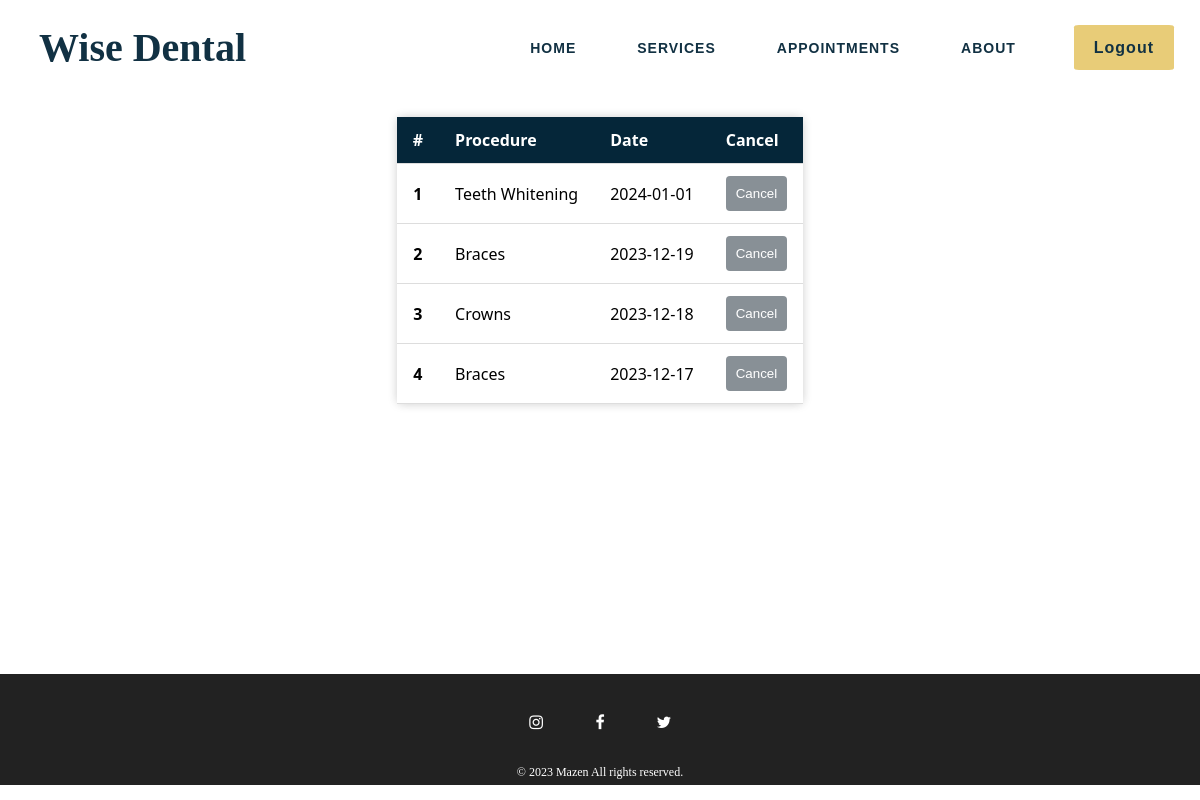
Screenshot of /history (signed in) with the database file from the repository.
### tables this page shows
CREATE TABLE reservations (
        id INTEGER PRIMARY KEY AUTOINCREMENT,
        user_id INTEGER NOT NULL,
        procedure TEXT NOT NULL,
        comment TEXT NOT NULL,
        date_of_appointment TEXT NOT NULL,
        date_of_reserving TEXT NOT NULL
    );

### app.py (the view, shortened to what this page needs)
@app.route("/history", methods=["GET", "POST"])
@login_required
def history():
    conn = sqlite3.connect('website_data.db')
    db = conn.cursor()
    user_id = session["user_id"]
    db.execute("SELECT * FROM reservations WHERE user_id = ?", (user_id,))
    no_appointment = db.fetchone()
    if not no_appointment:
        flash('You have no bookings', 'warning')
        return render_template("history.html", no_booking="none")
    reservations = db.execute("SELECT id, procedure, comment, date_of_appointment FROM reservations WHERE user_id = ?", (user_id,))
    return render_template("history.html", reservations=reservations)

### app.py (called while the page is built)
@app.after_request
def after_request(response):
    response.headers["Cache-Control"] = "no-cache, no-store, must-revalidate"
    response.headers["Expires"] = 0
    response.headers["Pragma"] = "no-cache"
    return response

def check_cancellation(date):
    now = get_time()
    if date[2:4] > now[2:4]:
        return True
    elif date[2:4] == now[2:4]:
        if date[5:7] > now[5:7]:
            return True
        elif date[5:7] == now[5:7]:
            if date[8:10] >= now[8:10]:
                return True
    return False

### helpers.py (called while the page is built)
def login_required(f):
    @wraps(f)
    def decorated_function(*args, **kwargs):
        if session.get("user_id") is None:
            flash('Please login to access this page','warning')
            return redirect("/login")
        return f(*args, **kwargs)
    return decorated_function

def get_time():
    return dt.now().strftime("%Y-%m-%d %H:%M:%S")

### templates/history.html (shortened to what this page needs)
{% extends "layout.html" %}
{% block main %}
    {% if no_booking != "none" %}
        <form class="table_body" style="width: auto;" action="/history" method="post">
            <table>
                <thead>
                <tr>
                    <th scope="col">#</th>
                    <th scope="col">Procedure</th>
                    <th scope="col">Date</th>
                    <th scope="col">Cancel</th>
                </tr>
                </thead>
                <tbody>
                    {% set count = 1 %}
                    {% for reserve in reservations %}
                        <tr>
                            <th scope="row" class="num-row">{{ loop.index }}</th>
                            <td>{{ reserve[1] }}</td>
                            <td>{{ reserve[3] }}</td>
                            {% if check_cancellation(reserve[3]) %}
                                <td><button name="selected_button" value="{{ reserve[3] }}">Cancel</button></td>
                            {% else %}
                                <td><button class="cancel" disabled name="selected_button" value="{{ reserve[3] }}">Cancel</button></td>
                            {% endif %}
                        </tr>
                        {% set count = count + 1 %}
                    {% endfor %}
                </tbody>
        </table>
        </form>
    {% endif %}
{% endblock %}

### templates/layout.html (shortened to what this page needs)
<!DOCTYPE html>
<html lang="en">
<head>
    <link rel="stylesheet" href="{{ url_for('static', filename='styles.css') }}">
    <link rel="stylesheet" href="https://cdnjs.cloudflare.com/ajax/libs/font-awesome/4.7.0/css/font-awesome.min.css">
</head>
<body>
    <header class="custom_header">
        <a href="/" class="wise-dental" style="">Wise Dental</a>
        <nav>
            <ul>
                <li><a href="/" class="tabs">HOME</a></li>
                <li class="dropdown">
                    <a class="tabs">SERVICES</a>
                </li>
                <li class="dropdown">
                    <a class="tabs">APPOINTMENTS</a>
                </li>
                <li class="dropdown">
                    <a class="tabs">ABOUT</a>
                </li>
                {% if session["user_id"] %}
                    <li><a href="/logout" class="login">Logout</a></li>
                {% else %}
                    <li><a href="/login" class="login">Sign-in</a></li>
                {% endif %}
            </ul>
        </nav>
    </header>
    <div class="custom_body">
        <main class="container-fluid py-5 text-center">
            <div>
                {% block main %}{% endblock %}
            </div>
        </main>
        <footer class="footer  mx-auto">
        <a href="#" class="fa fa-instagram fa-10x"></a>
        <a href="#" class="fa fa-facebook"></a>
        <a href="#" class="fa fa-twitter"></a>
        <p style="font-size: 12px; margin-bottom: 5px; margin-top: 0px; color: white;">&copy; 2023 Mazen All rights reserved.</p>
        </footer>
    </div>
</body>
</html>

### static/styles.css (style rules this page uses)
body { margin: 0; }
form { margin-top: 45px; margin-bottom: 20px; background-color: #fff; padding: 30px; border-radius: 8px; box-shadow: 0 0 10px rgba(0, 0, 0, 0.1); width: 450px; text-align: center; }
button { background-color: #38963B; color: #fff; padding: 10px; border: none; border-radius: 4px; cursor: pointer; opacity: 0.8; transition: 0.3s; position: relative; z-index: 1; }
main { flex: 1; }
.wise-dental { font-weight: 700; text-decoration: none; margin-left: 30px; color: #052639; font-family:Playfair Display; font-size: 40px; margin-top: 15px; margin-bottom: 15px; }
.custom_header { font-family: sans-serif; background-color: #FFFFFF; color: #052639; padding: 9px; display: flex; flex-grow: 1; justify-content: space-between; align-items: center; position: fixed; top: 0; width: 100%; z-index: 1000; opacity: 0.95; }
.custom_body { background-color: #FFFFFF; margin: 0; padding-top: 97px; display: flex; flex-direction: column; min-height: 86vh; justify-content: center; align-items: center; margin: 0; }
nav ul { list-style: none; display: flex; margin: 0; padding: 0; }
nav ul li { margin-right: 15px; position: relative; }
nav ul li a { text-decoration: none; color: #052639; transition: color 0.3s ease; }
.fa { color: #FFFFFF; padding: 0px; font-size: 30px; width: 60px; text-align: center; text-decoration: none; border-radius: 0%; padding-top: 40px; padding-bottom: 35px; }
.footer { bottom: 0; left: 0; width: 100%; background-color: #222222; text-align: center; }
.login { padding: 14px 20px; background-color: #e7ca71; border-radius: 5%; text-decoration: none; margin-right: 20px; color: #052639; font-weight: 600; font-size: 16px; margin: 0px 20px; letter-spacing: 1px; opacity: 1; transition: 0.3s; }
.tabs { color: #052639; font-weight: 600; font-size: 14px; margin: 0px 3px; padding: 14px 20px; padding-bottom: 20px; letter-spacing: 1px; opacity: 1; transition: 0.3s; }
.table_body { font-family: 'Segoe UI', Tahoma, Geneva, Verdana, sans-serif; background-color: #f5f5f5; margin: 0; padding: 0; align-items: center; justify-content: center; }
table { width: 80%; margin: 20px auto; border-collapse: collapse; background-color: #fff; box-shadow: 0 0 10px rgba(0, 0, 0, 0.1); }
thead th { background-color: #052639; color: #fff; padding: 12px 16px 12px 16px; text-align: left; }
tbody td { border-top: 1px solid #ddd; border-bottom: 1px solid #ddd; white-space: nowrap; padding: 12px 16px 12px 16px; text-align: left; }
.num-row { border-top: 1px solid #ddd; border-bottom: 1px solid #ddd; }
.cancel { background-color: #889096; opacity: 1; }

### rows the page displays
reservations: procedure "Teeth Whitening", date_of_appointment "2024-01-01"
reservations: procedure "Braces", date_of_appointment "2023-12-19"
reservations: procedure "Crowns", date_of_appointment "2023-12-18"
reservations: procedure "Braces", date_of_appointment "2023-12-17"
